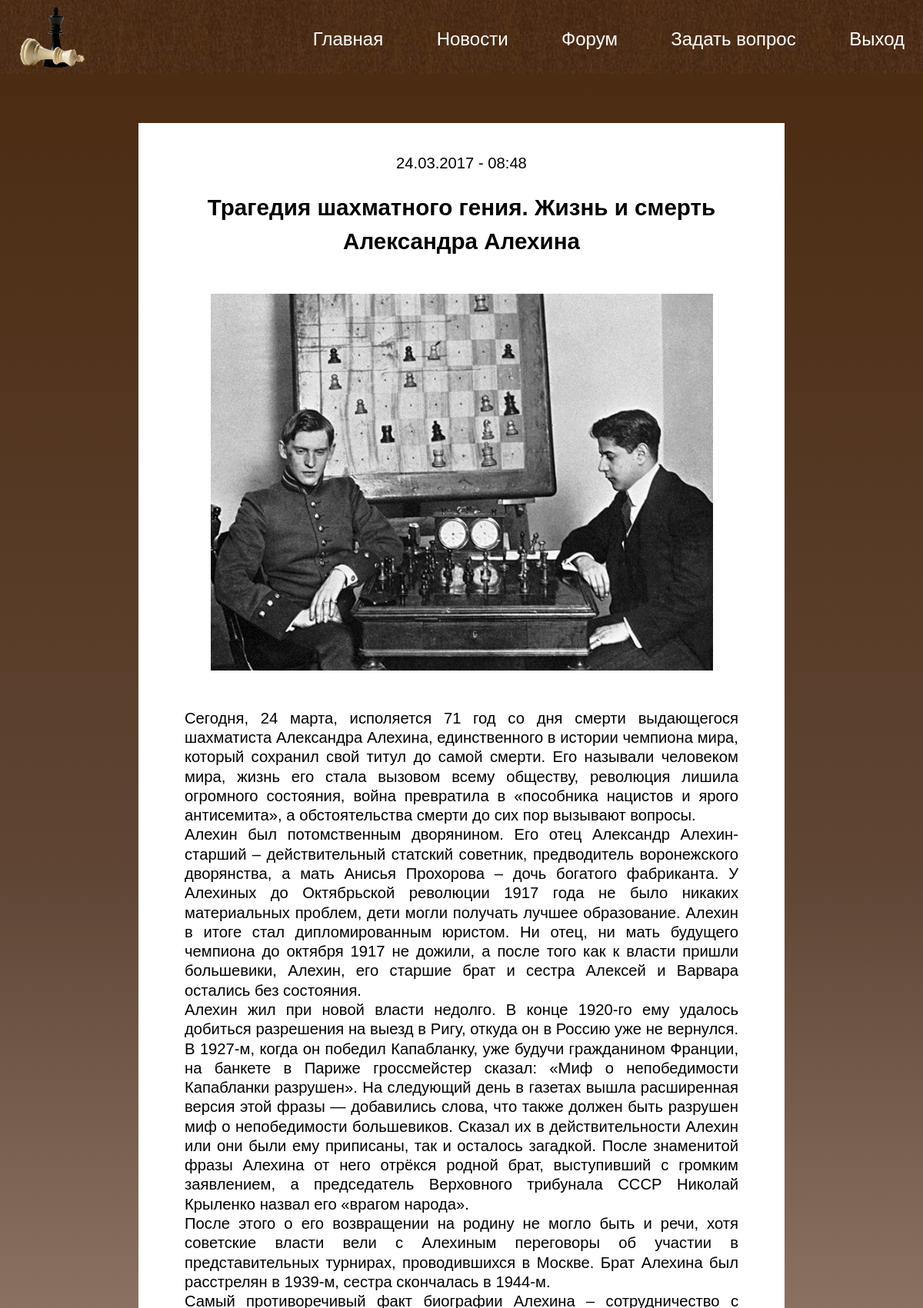
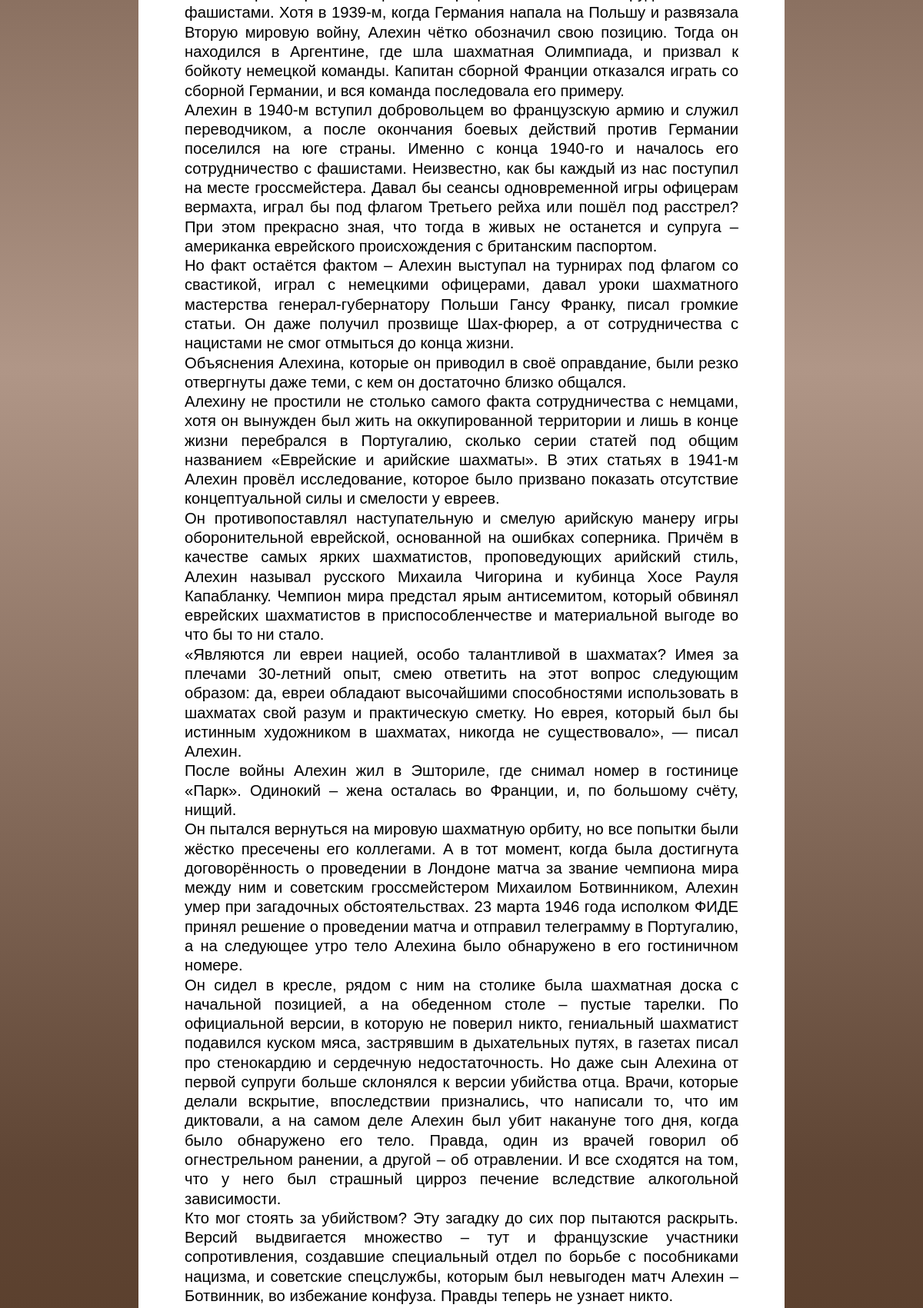
Page /pages/news_item.php?ID=1 (signed in, upper part) on the committed database (2 pictures, top to bottom).
### tables this page shows
CREATE TABLE `news` (
  `id` int(11) NOT NULL,
  `title` text NOT NULL,
  `text` text NOT NULL,
  `img` varchar(255) NOT NULL,
  `data` int(11) NOT NULL
);

### pages/news_item.php (the view, shortened to what this page needs)
<!DOCTYPE html>
<html lang="ru">
<head>
	<link rel="stylesheet" href="../css/style.css" type="text/css">
</head>
<body>
	<header>
		<a href="../index.php" class="logo"><img src="../img/logo.png" alt=""></a>
		<div class="menu">
			<a href="../index.php" class="menu_1">Главная</a>
			<a href="news.php" class="menu_2">Новости</a>
			<a href="forum.php" class="menu_3">Форум</a>
			<a href="question.php" class="menu_4">Задать вопрос</a>
			<? if($_COOKIE['user'] == ""): ?>
				<a href="authorization.php" class="menu_5">Вход</a>
			<? else: ?>
				<a href="../storage/exit.php" class="menu_5">Выход</a>
			<? endif; ?>
		</div>
	</header>
	<section class="ground">
		<div class="container">
			<div class="article">
				<?php
				$db = mysqli_connect("localhost", "root", "root", 'web_course');
				$sql = mysqli_query($db, "SELECT * FROM `news` WHERE `id` = {$_GET['ID']}");
				$result = mysqli_fetch_array($sql);
				echo '<p>' . date('d.m.Y - H:i', $result['data']) . '</p><br>';
				echo '<h2>' . $result['title'] . '</h2><br>';
				echo '<img class="photo" src="' . $result['img'] . '">';
				echo '<p>' . $result['text'] . '</p><br><br>';
				?>
			</div>
		</div>
	</section>
</body>
</html>

### css/style.css (style rules this page uses)
* { font-family: 'Montserrat', sans-serif; font-size: 18px; padding: 0; margin: 0; border: 0; }
*,*:before,*:after { -moz-box-sizing: border-box; -webkit-box-sizing: border-box; box-sizing: border-box; }
nav,footer,header,aside { display: block; }
html,body { height: 100%; width: 100%; font-size: 100%; line-height: 1.25; font-size: 14px; -ms-text-size-adjust: 100%; -moz-text-size-adjust: 100%; -webkit-text-size-adjust: 100%; }
a, a:visited { text-decoration: none; }
img { vertical-align: top; }
h1,h2,h3,h4,h5,h6 { font-size:inherit;font-weight: 400; }
body { background-image: url(../img/back.jpg); }
h2 { font-size: calc(12px + 15 * (100vw / 1024)); font-weight: bold; padding-bottom: calc(5px + 15 * (100vw / 1024)); text-align: center; line-height: 1.5; }
p { font-size: calc(5px + 13 * (100vw / 1024)); text-align: justify; }
header { display: grid; grid-template-columns: auto auto; grid-template-rows: 10vh; background-image: url(../img/back.jpg); padding: 1vh 2vw 1vh; }
header img { max-width: 100%; max-height: 100%; object-fit: cover; }
.menu { display: grid; grid-template-columns: repeat(5, auto); }
.menu a { padding: 3.5vh 0; font-size: 3vh; align-self: center; justify-self: right; color: white; padding-left: 2vw; }
.ground { padding: 8vh 0; background: linear-gradient(#4B2B12, #5F4534, #B09687, #5F4534, #4B2B12); }
.container { width: 70vw; margin: 0 auto; }
.article { background-color: #fff; display: grid; grid-template-columns: auto; padding: 5vh 5vw; justify-items: center; }
.article img { max-width: 60vw; margin-bottom: calc(15px + 30 * (100vw / 1024)); }

### rows in the picture
news: data "24.03.2017 - 08:48", title "Трагедия шахматного гения. Жизнь и смерть Александра Алехина", img (picture), text "Сегодня, 24 марта, исполяется 71 год со дня смерти выдающегося шахматиста Александра Алехина, единственного в истории чемпиона мира, который сохранил свой титул до самой смерти. Его называли человеком мира, жизнь его стала вызовом всему обществу, революция лишила огромного состояния, война превратила в «пособника нацистов и ярого антисемита», а обстоятельства смерти до сих пор вызывают вопросы. Алехин был потомственным дворянином. Его отец Александр Алехин-старший – действительный статский советник, предводитель воронежского дворянства, а мать Анисья Прохорова – дочь богатого фабриканта. У Алехиных до Октябрьской революции 1917 года не было никаких материальных проблем, дети могли получать…"
